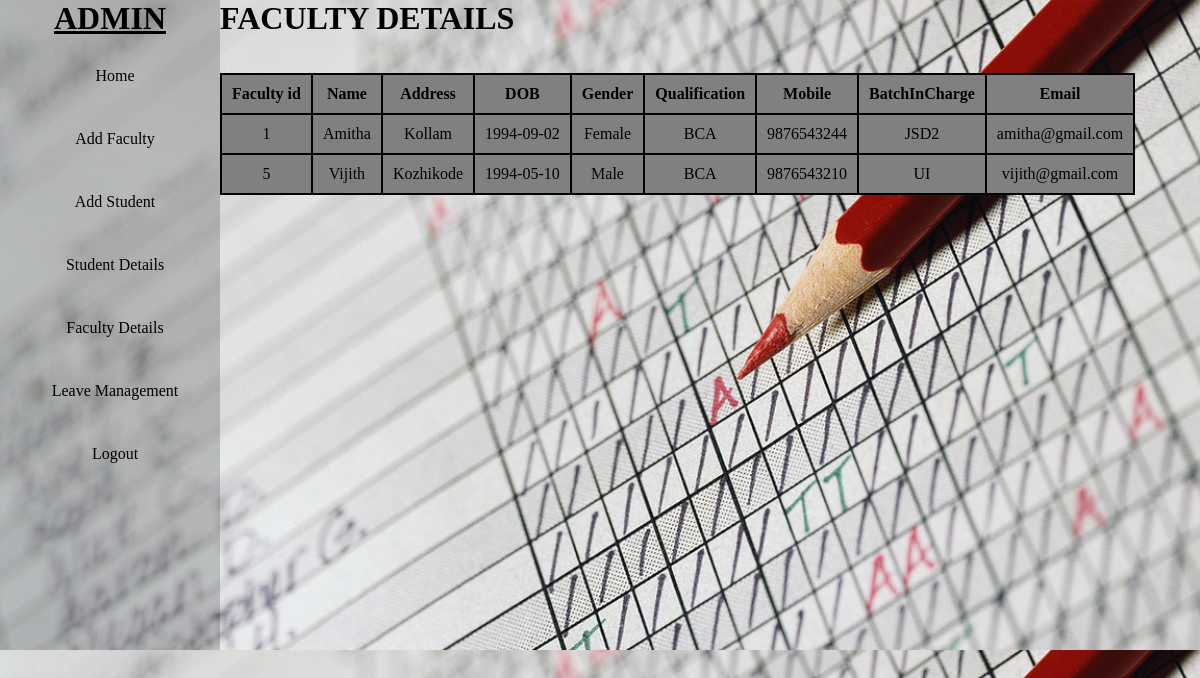
Screenshot of /fac_details.php with the database file from the repository.
### tables this page shows
CREATE TABLE `faculty` (
  `Fid` int(11) NOT NULL,
  `Name` varchar(20) NOT NULL,
  `Address` varchar(40) NOT NULL,
  `Dob` date NOT NULL,
  `Gender` varchar(20) NOT NULL,
  `Qaulification` varchar(20) NOT NULL,
  `Mobileno` bigint(20) NOT NULL,
  `BatchInCharge` varchar(20) DEFAULT NULL,
  `Email` varchar(20) NOT NULL,
  `Username` varchar(20) NOT NULL,
  `Password` varchar(20) NOT NULL
);

### fac_details.php (the view, shortened to what this page needs)
<!DOCTYPE html>
<html>
	<head>
		<link rel="stylesheet" href="css/style.css">
	</head>
	<body class="bi">
		<div class="display">
		<div class="navbar">
			<h1><u>ADMIN</u></h1>
			<ul>
				<li> <a href="adminhome.php">Home</a> </li>
				<li> <a href="faculty_signup.php">Add Faculty</a> </li>
				<li> <a href="student_signup.php">Add Student</a> </li>
				<li> <a href="">Student Details</a>
				</li>
				<li> <a href="fac_details.php">Faculty Details</a></li>
				<li><a href="stu_leave.php">Leave Management</a></li>
				<li><a href="login.php">Logout</a></li>
			</ul>
		</div>
				<div>
					<h1>FACULTY DETAILS</h1>
					<br><br>
					<table>
						<thead>
							<tr>
								<th>Faculty id</th>
								<th>Name</th>
								<th>Address</th>
								<th>DOB</th>
								<th>Gender</th>
								<th>Qualification</th>
								<th>Mobile</th>
								<th>BatchInCharge</th>
								<th>Email</th>
							</tr>
						</thead>
						<tbody>
							<?php
						require_once'connection.php';
						$sql="select * from faculty";
						$result=mysqli_query($conn,$sql);
						while($row=mysqli_fetch_assoc($result))
						{
					?>
							<tr>
								<td><?php echo $row['Fid'];?></td>
								<td><?php echo $row['Name'];?></td>
								<td><?php echo $row['Address'];?></td>
								<td><?php echo $row['Dob'];?></td>
								<td><?php echo $row['Gender'];?></td>
								<td><?php echo $row['Qaulification'];?></td>
								<td><?php echo $row['Mobileno'];?></td>
								<td><?php echo $row['BatchInCharge'];?></td>
								<td><?php echo $row['Email'];?></td>
							</tr>
							<?php
								}
							?>
						</tbody>
					</table>
				</div>
	</div>
	</body>
</html>

### css/style.css (style rules this page uses)
* { margin:0px; padding:0px; box-sizing:border-box; }
.bi { background-image:url("../img/3.jpg"); background-size:cover; }
.navbar { text-align:center; background-color:rgba(38, 39, 35, 0.233); width:220px; height:650px; }
.navbar ul { list-style:none; display:block; }
.navbar ul li { text-align:center; width:200px; padding:15px; margin:15px; border-radius: 10px; }
.navbar ul li a { text-decoration:none; color:black; }
.display { display: inline-flex; }

### fac_details.php (style rules this page uses)
table,td,th { border: 2px solid black;border-collapse: collapse;background-color: grey;text-align: center;padding:10px; }

### rows the page displays
faculty: Fid "1", Name "Amitha", Address "Kollam", Dob "1994-09-02", Gender "Female", Qaulification "BCA", Mobileno "9876543244", BatchInCharge "JSD2", Email "amitha@gmail.com"
faculty: Fid "5", Name "Vijith", Address "Kozhikode", Dob "1994-05-10", Gender "Male", Qaulification "BCA", Mobileno "9876543210", BatchInCharge "UI", Email "vijith@gmail.com"
